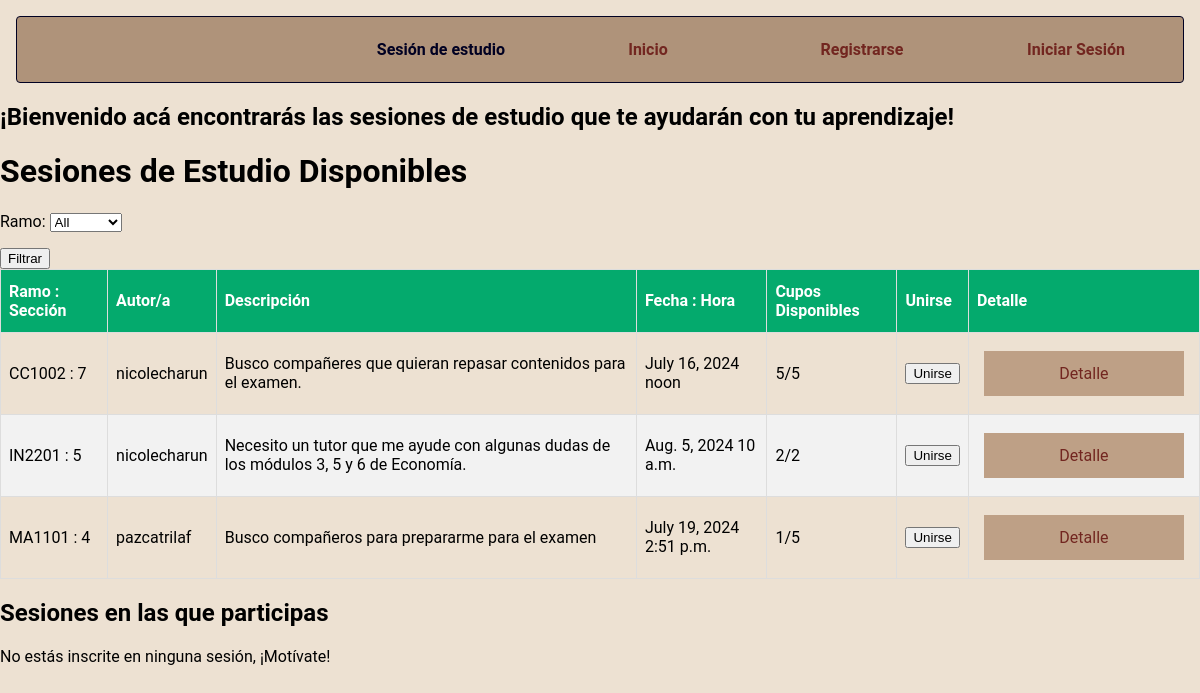
Page /ver_sesiones on the committed database.
### appG7/models.py (models this page shows)
class Sesion(models.Model):
  Cursos = [('MA1101', 'MA1101'), ('MA1001', 'MA1001'), ('FI1000', 'FI1000'), ('BT1211', 'BT1211'), ('MA1102', 'MA1102'), ('MA1002', 'MA1002'), ('FI1100', 'FI1100'), ('CC1002', 'CC1002'), ('IQ2211', 'IQ2211'), ('FI2001', 'FI2003'), ('MA2001', 'MA2001'), ('IN2201', 'IN2201'), ('IQ2212', 'IQ2212'), ('FI2002', 'FI2002'), ('MA2002', 'MA2002'), ('FI2004', 'FI2004')]
  id = models.AutoField(primary_key = True)
  autor = models.CharField(max_length = 30, default = 'Desconocido')
  hora = models.TimeField()
  fecha = models.DateField()
  ramo = models.CharField(max_length = 6, choices=Cursos) #6 equivale a: CC4401 (2 por el departamento) y (4 por el codigo del ramo) quizas sea más
  seccion = models.IntegerField()
  maxMembers = models.IntegerField()
  descripcion = models.CharField(max_length = 200)
  link= models.CharField(max_length = 200)
  members = models.ManyToManyField(User, through='Member', related_name='sesiones_as_member')

### appG7/views.py (the view)
# urls.py: path('ver_sesiones', views.ver_sesiones, name='ver_sesiones'),
def ver_sesiones(request):
    form = SesionFilterForm(request.GET)
    sesiones = Sesion.objects.annotate(num_members=Count('members'))
    if form.is_valid():
        ramo = form.cleaned_data.get('ramo')
        if ramo and ramo != 'all':
            sesiones = sesiones.filter(ramo=ramo)
    context = {
        'form': form,
        'sesiones': sesiones,
    }
    return render(request, 'appG7/index.html', context)

### appG7/forms.py
class SesionFilterForm(forms.Form):
    ramo = forms.ChoiceField(choices=[('all', 'All')] + Sesion.Cursos, required=False)

### appG7/templates/appG7/index.html (shortened to what this page needs)
{% extends 'appG7/base.html' %}
{% block css %}
{% load static %}
<link rel="stylesheet" type="text/css"href="{% static '/appG7/login.css' %}">
{% endblock %}
{% block content %}
<h2>¡Bienvenido acá encontrarás las sesiones de estudio que te ayudarán con tu aprendizaje!</h2>
<h1>Sesiones de Estudio Disponibles</h1>
<form method = "get">
    {{ form.as_p }}
    <button type="submit">Filtrar</button>
</form>
<table>
    <thead>
        <tr>
            <th>Ramo : Sección</th>
            <th>Autor/a</th>
            <th>Descripción</th>
            <th>Fecha : Hora</th>
            <th>Cupos Disponibles</th>
            <th>Unirse</th>
            <th>Detalle</th>
        </tr>
    </thead>
    <tbody>
        {% for sesion in sesiones %}
            <tr>
                <td> {{ sesion.get_ramo_display }} : {{ sesion.seccion }} </td>
                <td> {{ sesion.autor }} </td>
                <td> {{ sesion.descripcion }} </td>
                <td> {{ sesion.fecha }} {{ sesion.hora }} </td>
                <td> {{ sesion.members.count }}/{{ sesion.maxMembers }} </td>
                <td>
                    {% if sesion.is_member %}
                        <form method="post" action="{% url 'salirse_sesion' sesion.id %}">
                            {% csrf_token %}
                            <button type="submit" class="leave-button">Salirse</button>
                        </form>
                    {% else %}
                        <form method="post" action="{% url 'unirse_sesion' sesion.id %}">
                            <button type="submit" class="join-button">Unirse</button>
                        </form>
                    {% endif %}
                </td>
                <td>
                    <a href="{% url 'detalle_sesion' sesion.id %}" class="btn btn-outline-2">Detalle</a>
                </td>
            </tr>
            {% endfor %}
    </tbody>
</table>
<h2>Sesiones en las que participas</h2>
{% if mis_sesiones %}
    <table>
        <thead>
            <tr>
                <th>Ramo : Sección</th>
                <th>Autor/a</th>
                <th>Descripción</th>
                <th>Medio De Comunicación</th>
                <th>Fecha : Hora</th>
                <th>Cupos Disponibles</th>
                <th>Unirse</th>
                <th>Detalle</th>
            </tr>
        </thead>
        <tbody>
            {% for sesion in mis_sesiones %}
                <tr>
                    <td>{{ sesion.get_ramo_display }} : {{ sesion.seccion }}</td>
                    <td> {{ sesion.autor }} </td>
                    <td> {{ sesion.descripcion }} </td>
                    <td> {{ sesion.link }} </td>
                    <td> {{ sesion.fecha }} {{ sesion.hora }} </td>
                    <td>{{ sesion.members.count }}/{{ sesion.maxMembers }}</td>
                    <td>
                        <form method="post" action="{% url 'salirse_sesion' sesion.id %}">
                            {% csrf_token %}
                            <button type="submit" class="leave-button">Salirse</button>
                        </form>
                    </td>
                    <td>
                        <a href="{% url 'detalle_sesion' sesion.id %}" class="btn btn-outline-2">Detalle</a>
                    </td>
                </tr>
            {% endfor %}
        </tbody>
    </table>
{% else %}
    <p>No estás inscrite en ninguna sesión, ¡Motívate!</p>
{% endif %}
{% endblock %}

### appG7/static/appG7/style.css (style rules this page uses)
:root { --black-color: #000022; --pink-color: #fcdc28; }
body { margin: 0; background-color: #ede1d2; font-family: "Roboto", sans-serif; }

### appG7/static/appG7/login.css (style rules this page uses)
:root { --color-borde: #dbdbdb; }
label { padding-bottom: 1rem; cursor: pointer; }
.btn.btn-outline-2 { width: 150px; height: 15px; background-color: #bea086; color: #722620; padding: 15px 25px; text-decoration: none; margin: 10px 7px; display: flex; justify-content: center; align-items: center; }

### appG7/templates/appG7/index.html (style rules this page uses)
table { font-family: "Roboto", sans-serif; border-collapse: collapse; width: 100%; }
th, td { border: 1px solid #ddd; padding: 8px; }
tr:nth-child(even) { background-color: #f2f2f2; }
th { padding-top: 12px; padding-bottom: 12px; text-align: left; background-color: #04AA6D; color: white; }

### rows in the picture
Sesion: ramo "CC1002", seccion "7", autor "nicolecharun", descripcion "Busco compañeres que quieran repasar contenidos para el examen.", fecha "July 16, 2024", hora "noon", members.count "5", maxMembers "5"
Sesion: ramo "IN2201", seccion "5", autor "nicolecharun", descripcion "Necesito un tutor que me ayude con algunas dudas de los módulos 3, 5 y 6 de Economía.", fecha "Aug. 5, 2024", hora "10 a.m.", members.count "2", maxMembers "2"
Sesion: ramo "MA1101", seccion "4", autor "pazcatrilaf", descripcion "Busco compañeros para prepararme para el examen", fecha "July 19, 2024", hora "2:51 p.m.", members.count "1", maxMembers "5"
